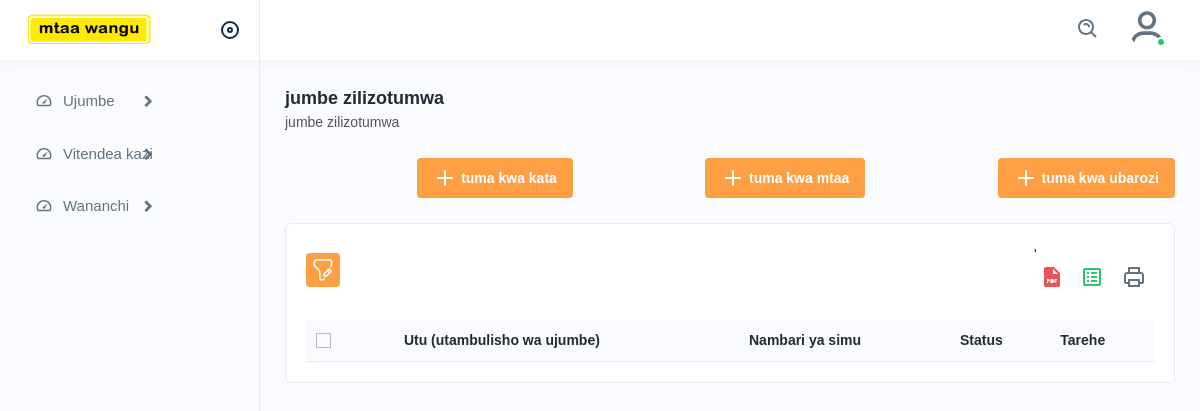
The page /staff-jumbe-zilizotumwa/ (signed in) on the database as committed earlier.
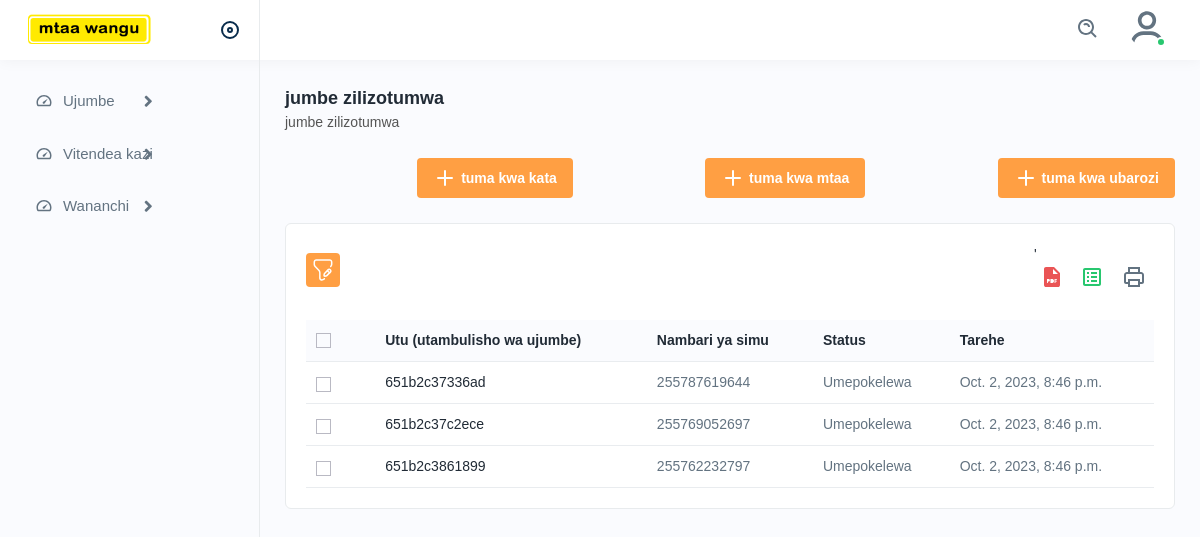
The same page on the database as committed later.
### staff/models.py (models this page shows, shortened)
class UjumbeWaTangazoUlioFika(models.Model):
    user = models.ForeignKey(User, on_delete=models.CASCADE, null=True, related_name="limefika_user")
    ujumbe = models.TextField(null=True)
    eneo = models.CharField(max_length=255, null=True)
    utambulisho_wa_ujumbe = models.CharField(max_length=255, null=True)
    nambari_ya_simu = models.CharField(max_length=80, null=True, blank=True)
    is_delivered = models.BooleanField(default=False)
    date_created = models.DateTimeField(auto_now=True)
    class Meta:
        verbose_name_plural = 'JumbeZaTangazoZilizoFika'

### accounts/decorators.py (the view)
    def wrapper_func(request, *args, **kwargs):
        group = None
        if request.user.groups.exists():
            group = request.user.groups.all()[0].name
        if group == 'mjumbe' and request.user.is_active:
            return redirect('mjumbe-dashibodi')
        elif group == 'mwenyekiti' and request.user.is_active:
            return redirect('mwenyekiti-dashibodi')
        elif group == 'mtendaji' and request.user.is_active:
            return redirect('mtendaji-dashibodi')
        elif request.user.is_staff and request.user.is_active:
            return view_func(request, *args, **kwargs)
        else:
            return redirect('ingia')

### staff/views.py (called while the page is built)
@login_required
@staff_tu
def orodha_ya_jumbe_zilizotumwa(request):
    jumbe = tangazo_models.UjumbeWaTangazoUlioFika.objects.all()
    context = {
        'jumbe': jumbe,
    }
    return render(request, 'staff/jumbe_zilizotumwa.html', context)

### templates/staff/jumbe_zilizotumwa.html (shortened to what this page needs)
{% extends 'base/index.html' %}
{% load static %}
{% block page %}jumbe zilizotumwa{% endblock page %}
{% block slogan %}jumbe zilizotumwa{% endblock slogan %}
{% block content %}
<div class="page-header">
    <div class="page-btn">
        <a href="{% url 'staff-tuma-kwa-kata' %}" class="btn btn-added"><img src="{% static 'assets/img/icons/plus.svg' %}" alt="img" class="me-1">tuma kwa kata</a>
    </div>
    <div class="page-btn">
        <a href="{% url 'staff-tuma-kwa-mtaa' %}" class="btn btn-added"><img src="{% static 'assets/img/icons/plus.svg' %}" alt="img" class="me-1">tuma kwa mtaa</a>
    </div>
    <div class="page-btn">
        <a href="{% url 'staff-tuma-kwa-barozi' %}" class="btn btn-added"><img src="{% static 'assets/img/icons/plus.svg' %}" alt="img" class="me-1">tuma kwa ubarozi</a>
    </div>
</div>
<div class="card">
    <div class="card-body">
    <div class="table-top">
    <div class="search-set">
    <div class="search-path">
    <a class="btn btn-filter" id="filter_search">
        <img src="{% static 'assets/img/icons/filter.svg' %}" alt="img">
    </a>
    </div>
    <div class="search-input">
    <a class="btn btn-searchset"><img src="{% static 'assets/img/icons/search-white.svg' %}" alt="img"></a>
    </div>
    </div>
    <div class="wordset">'
    <ul>
    <li>
    <a data-bs-toggle="tooltip" data-bs-placement="top" title="pdf"><img src="{% static 'assets/img/icons/pdf.svg' %}" alt="img"></a>
    </li>
    <li>
    <a data-bs-toggle="tooltip" data-bs-placement="top" title="excel"><img src="{% static 'assets/img/icons/excel.svg' %}" alt="img"></a>
    </li>
    <li>
    <a data-bs-toggle="tooltip" data-bs-placement="top" title="print"><img src="{% static 'assets/img/icons/printer.svg' %}" alt="img"></a>
    </li>
    </ul>
    </div>
    </div>
    <div class="table-responsive">
    <table class="table  datanew">
    <thead>
    <tr>
    <th>
    <label class="checkboxs">
    <span class="checkmarks"></span>
    </label>
    </th>
    <th>Utu (utambulisho wa ujumbe)</th>
    <th>Nambari ya simu</th>
    <th>Status </th>
    <th>Tarehe</th>
    </tr>
    </thead>
    <tbody>
    {% for pc in jumbe %}
    <tr>
    <td>
    <label class="checkboxs">
    <span class="checkmarks"></span>
    </label>
    </td>
    <td><a href="">{{pc.utambulisho_wa_ujumbe}}</a></td>
    <td>{{pc.nambari_ya_simu}}</td>
    {% if pc.is_delivered %}
    <td>Umepokelewa</td>
    {% else %}
    <td>Sent</td>
    {% endif %}
    <td>{{pc.date_created}}</td>
    </tr>
    {% endfor %}
    </tbody>
    </table>
    </div>
    </div>
</div>
{% endblock %}

Rows that differ between the two databases and show on the page:
added UjumbeWaTangazoUlioFika: utambulisho_wa_ujumbe "651b2c37336ad", nambari_ya_simu "255787619644", is_delivered "Umepokelewa", date_created "Oct. 2, 2023, 8:46 p.m."
added UjumbeWaTangazoUlioFika: utambulisho_wa_ujumbe "651b2c37c2ece", nambari_ya_simu "255769052697", is_delivered "Umepokelewa", date_created "Oct. 2, 2023, 8:46 p.m."
added UjumbeWaTangazoUlioFika: utambulisho_wa_ujumbe "651b2c3861899", nambari_ya_simu "255762232797", is_delivered "Umepokelewa", date_created "Oct. 2, 2023, 8:46 p.m."
